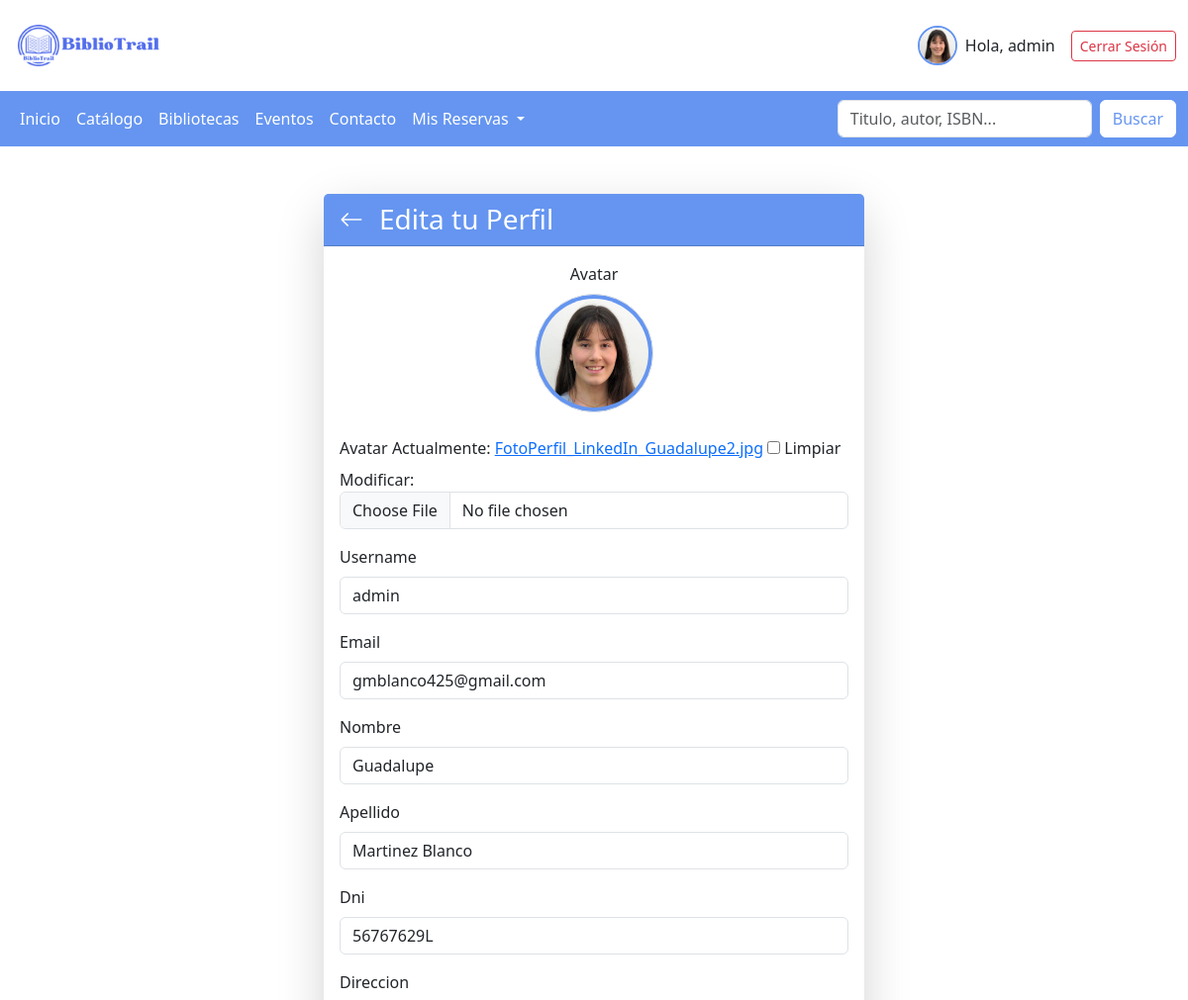
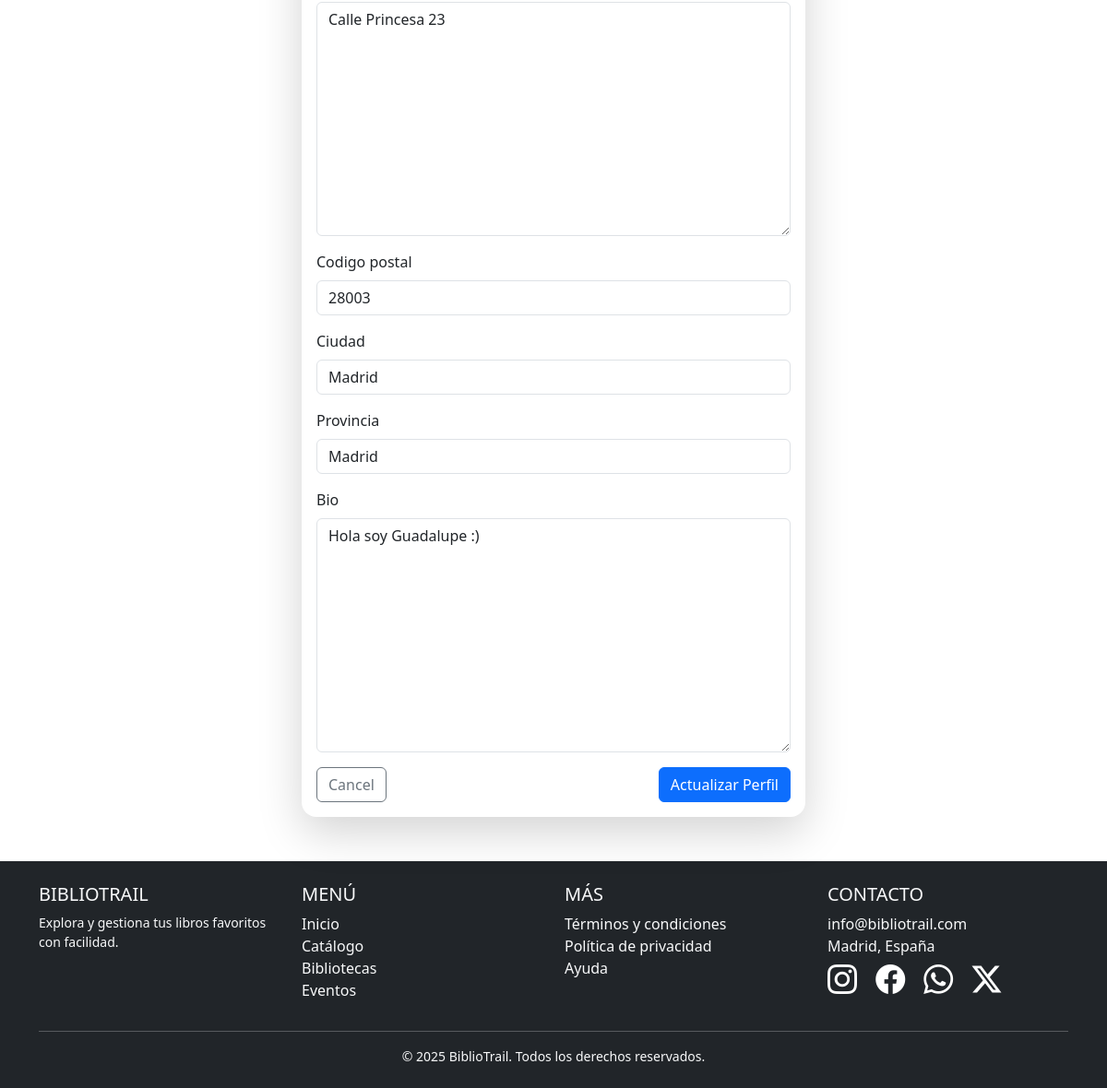
Page /autenticacion/editar_perfil/ (signed in) on the committed database (2 pictures, top to bottom).
### autenticacion/models.py (models this page shows, shortened)
class PerfilUsuario(models.Model):
    user = models.OneToOneField(User, on_delete=models.CASCADE, related_name="perfil")
    nombre = models.CharField(max_length=200, blank=True, null=True)
    apellido = models.CharField(max_length=200, blank=True, null=True)
    email = models.EmailField(max_length=500, blank=True, null=True)
    username = models.CharField(max_length=200, blank=True, null=True)
    dni = models.CharField(max_length=9, unique=True, blank=True, null=True, help_text="Ingrese su DNI")
    sexo = models.CharField(max_length=6, choices=[('M', 'Hombre'), ('F', 'Mujer')], blank=True, null=True)
    direccion = models.TextField(max_length=250, blank=True, null=True, help_text="Ingrese la dirección de su domicilio")
    codigo_postal = models.CharField(max_length=5, blank=True, null=True)
    ciudad = models.CharField(max_length=40, blank=True, null=True)
    provincia = models.CharField(max_length=40, blank=True, null=True)
    avatar = models.ImageField(null=True,blank=True , default="avatar.svg")
    bio = models.TextField(null=True)
    created = models.DateTimeField(auto_now_add=True)
    class Meta:
        ordering = ['created']
        verbose_name = "Perfil de usuario"
        verbose_name_plural = "Perfiles de usuarios"

### autenticacion/views.py (the view, shortened to what this page needs)
# urls.py: path('editar_perfil/', editarPerfil,name="editar_perfil"),
def editarPerfil(request):
    perfil = request.user.perfil  # Obtener el perfil del usuario
    form = PerfilForm(request.POST or None, request.FILES or None, instance=perfil)  # Manejo de archivos
    return render(request, "perfil/editar_perfil.html", {'form': form, 'perfil': perfil})

### autenticacion/forms.py
class PerfilForm(forms.ModelForm):
    class Meta:
        model = PerfilUsuario
        fields = ['avatar','username', 'email', 'nombre', 'apellido', 'dni', 'direccion', 'codigo_postal','ciudad','provincia','bio']
    def __init__(self, *args, **kwargs):
        super(PerfilForm, self).__init__(*args, **kwargs)
        for field in self.fields.values():
            field.widget.attrs['class'] = 'form-control'

### autenticacion/templates/perfil/editar_perfil.html (shortened to what this page needs)
{% extends "BibliotrailApp/base.html" %}
{% load static %}
{% block content %}
<main class="container my-5">
    <div class="row justify-content-center">
        <div class="col-md-8 col-lg-6">
            <div class="card shadow-lg border-0 rounded-4">
                <div class="card-header text-white d-flex align-items-center" style="background-color: #6595f0;">
                    <a href="{% url 'perfil' %}" class="text-white me-3">
                        <i class="bi bi-arrow-left fs-4"></i>
                    </a>
                    <h3 class="mb-0">Edita tu Perfil</h3>
                </div>
                <div class="card-body">
                    <form action="#" method="POST" enctype="multipart/form-data">
                        <div class="mb-3 text-center">
                            <label for="profile_pic" class="form-label d-block">Avatar</label>
                            <img src="{{ perfil.avatar.url }}"
                                 alt="Avatar" class="rounded-circle img-thumbnail mb-2 border"
                                 style="width: 120px; height: 120px; object-fit: cover; background-color: #6595f0;">
                        </div>
                        {% for field in form %}
                            <div class="mb-3">
                                <label for="{{ field.id_for_label }}" class="form-label">{{ field.label }}</label>
                                {{ field }}
                            </div>
                        {% endfor %}
                        <div class="d-flex justify-content-between">
                            <a href="{% url 'Inicio' %}" class="btn btn-outline-secondary">Cancel</a>
                            <button type="submit" class="btn btn-primary">Actualizar Perfil</button>
                        </div>
                    </form>
                </div>
            </div>
        </div>
    </div>
</main>
{% endblock %}

### BibliotrailApp/templates/BibliotrailApp/base.html (shortened to what this page needs)
<!DOCTYPE html>
<html lang="en">
<head>
    {% load static %}
    <link href="https://cdn.jsdelivr.net/npm/bootstrap@5.3.3/dist/css/bootstrap.min.css" rel="stylesheet">
    <link rel="stylesheet" href="https://cdn.jsdelivr.net/npm/bootstrap-icons@1.11.3/font/bootstrap-icons.min.css">
    <link href="{% static 'BibliotrailApp/css/style.css' %}" rel="stylesheet">
</head>
<body>
    <header class="container-fluid py-3">
        <div class="row align-items-center">
            <div class="col-6 col-md-3">
                <img src="{% static 'BibliotrailApp/images/BiblioTrail.png' %}" alt="Logo BiblioTrail" class="img-fluid" style="max-width: 150px;">
            </div>
            <div class="col-6 col-md-9 text-end">
                <div class="d-flex flex-column flex-sm-row align-items-center justify-content-end gap-3">
                    {% if user.is_authenticated %}
                        <a href="{% url 'perfil' %}" class="d-flex align-items-center text-decoration-none text-dark">
                            <img src="{{request.user.perfil.avatar.url}}" alt="Avatar"
                                class="rounded-circle img-fluid" style="width: 40px; height: 40px; object-fit: cover; border: 2px solid #6595f0;">
                            <span class="ms-2 d-none d-sm-inline">Hola, {{ user.username }}</span>
                        </a>
                        <a href="{% url 'cerrar_sesion' %}" class="btn btn-outline-danger btn-sm">Cerrar Sesión</a>
                    {% else %}
                        <a href="{% url 'register' %}" class="btn btn-danger btn-sm">Registrarse</a>
                        <a href="{% url 'iniciar_sesion' %}" class="btn btn-outline-danger btn-sm">Iniciar Sesión</a>
                    {% endif %}
                </div>
            </div>
        </div>
    </header>
    <nav class="navbar navbar-expand-lg navbar-custom">
        <div class="container-fluid" >
            <div class="collapse navbar-collapse" id="navbarSupportedContent">
                <ul class="navbar-nav me-auto mb-2 mb-lg-0">
                    <li class="nav-item">
                        <a class="nav-link {% if request.path == '/' %} active {% endif %}" aria-current="page" href="{% url 'Inicio' %}">Inicio</a>
                    </li>
                    <li class="nav-item ">
                        <a class="nav-link {% if request.path == '/catalogo/' %} active {% endif %}" href="{% url 'Catalogo' %}">Catálogo</a>
                    </li>
                    <li class="nav-item">
                        <a class="nav-link {% if request.path == '/bibliotecas/' %} active {% endif %}" href="{% url 'Bibliotecas' %}">Bibliotecas</a>
                    </li>
                    <li class="nav-item">
                        <a class="nav-link {% if request.path == '/eventos/' %} active {% endif %}" href="{% url 'Eventos' %}">Eventos</a>
                    </li>
                    <li class="nav-item">
                        <a class="nav-link {% if request.path == '/contacto/' %} active {% endif %}" href="{% url 'Contacto' %}">Contacto</a>
                    </li>
                    <li class="nav-item dropdown">
                        <a class="nav-link dropdown-toggle" href="{% url 'Reservas' %}" role="button" data-bs-toggle="dropdown" aria-expanded="false">
                            Mis Reservas
                        </a>
                    </li>
                </ul>
                <form class="d-flex" role="search">
                    <input class="form-control me-2" type="search" placeholder="Titulo, autor, ISBN..." aria-label="Search">
                    <button class="btn custom-search-btn" type="submit">Buscar</button>
                </form>
            </div>
        </div>
    </nav>
     {% block content %}
     {% endblock %}
    <footer class="bg-dark text-light py-4 mt-5">
        <div class="container">
            <div class="row text-center text-md-start">
                <div class="col-md-3 mb-4 mb-md-0">
                    <h5 class="text-uppercase">BiblioTrail</h5>
                    <p class="small">Explora y gestiona tus libros favoritos con facilidad.</p>
                </div>
                <div class="col-md-3 mb-4 mb-md-0">
                    <h5 class="text-uppercase">Menú</h5>
                    <ul class="list-unstyled">
                        <li><a href="{% if request.path == '/' %} # {% else %} {% url 'Inicio' %} {% endif %}" class="text-light text-decoration-none">Inicio</a></li>
                        <li><a href="{% url 'Catalogo' %}" class="text-light text-decoration-none">Catálogo</a></li>
                        <li><a href="{% url 'Bibliotecas' %}" class="text-light text-decoration-none">Bibliotecas</a></li>
                        <li><a href="{% url 'Eventos' %}" class="text-light text-decoration-none">Eventos</a></li>
                    </ul>
                </div>
                <div class="col-md-3 mb-4 mb-md-0">
                    <h5 class="text-uppercase">Más</h5>
                    <ul class="list-unstyled">
                        <li><a href="#" class="text-light text-decoration-none">Términos y condiciones</a></li>
                        <li><a href="#" class="text-light text-decoration-none">Política de privacidad</a></li>
                        <li><a href="#" class="text-light text-decoration-none">Ayuda</a></li>
                    </ul>
                </div>
                <div class="col-md-3">
                    <h5 class="text-uppercase">Contacto</h5>
                    <ul class="list-unstyled">
                        <li> info@bibliotrail.com</li>
                        <li> Madrid, España</li>
                        <a href="#" class="text-decoration-none text-white"><i class="bi bi-instagram fs-2 me-3"></i></a>
                        <a href="#" class="text-decoration-none text-white"><i class="bi bi-facebook fs-2 me-3"></i></a>
                        <a href="#" class="text-decoration-none text-white"><i class="bi bi-whatsapp fs-2 me-3"></i></a>
                        <a href="#" class="text-decoration-none text-white"><i class="bi bi-twitter-x fs-2 me-3"></i></a>
                    </ul>
                </div>
            </div>
            <hr class="bg-light">
            <div class="text-center">
                <p class="small mb-0">&copy; 2025 BiblioTrail. Todos los derechos reservados.</p>
            </div>
        </div>
    </footer>
</body>
</html>

### BibliotrailApp/static/BibliotrailApp/css/style.css (style rules this page uses)
.navbar-custom { background-color: #6595f0 !important; }
.navbar-custom .navbar-nav .nav-link { color: white !important; }
.custom-search-btn { color: #6595f0; background-color: white; border-color: white; }

### rows in the picture
PerfilUsuario: avatar (picture), form "admin" "gmblanco425@gmail.com" "Guadalupe" "Martinez Blanco" "56767629L" "Calle Princesa 23" "28003" "Madrid" "Madrid" "Hola soy Guadalupe :)"

### other values in the picture
{{ user.username }} "admin"
{{ field.label }} "Avatar" "Username" "Email" "Nombre" "Apellido" "Dni" "Direccion" "Codigo postal" "Ciudad" "Provincia" "Bio"
